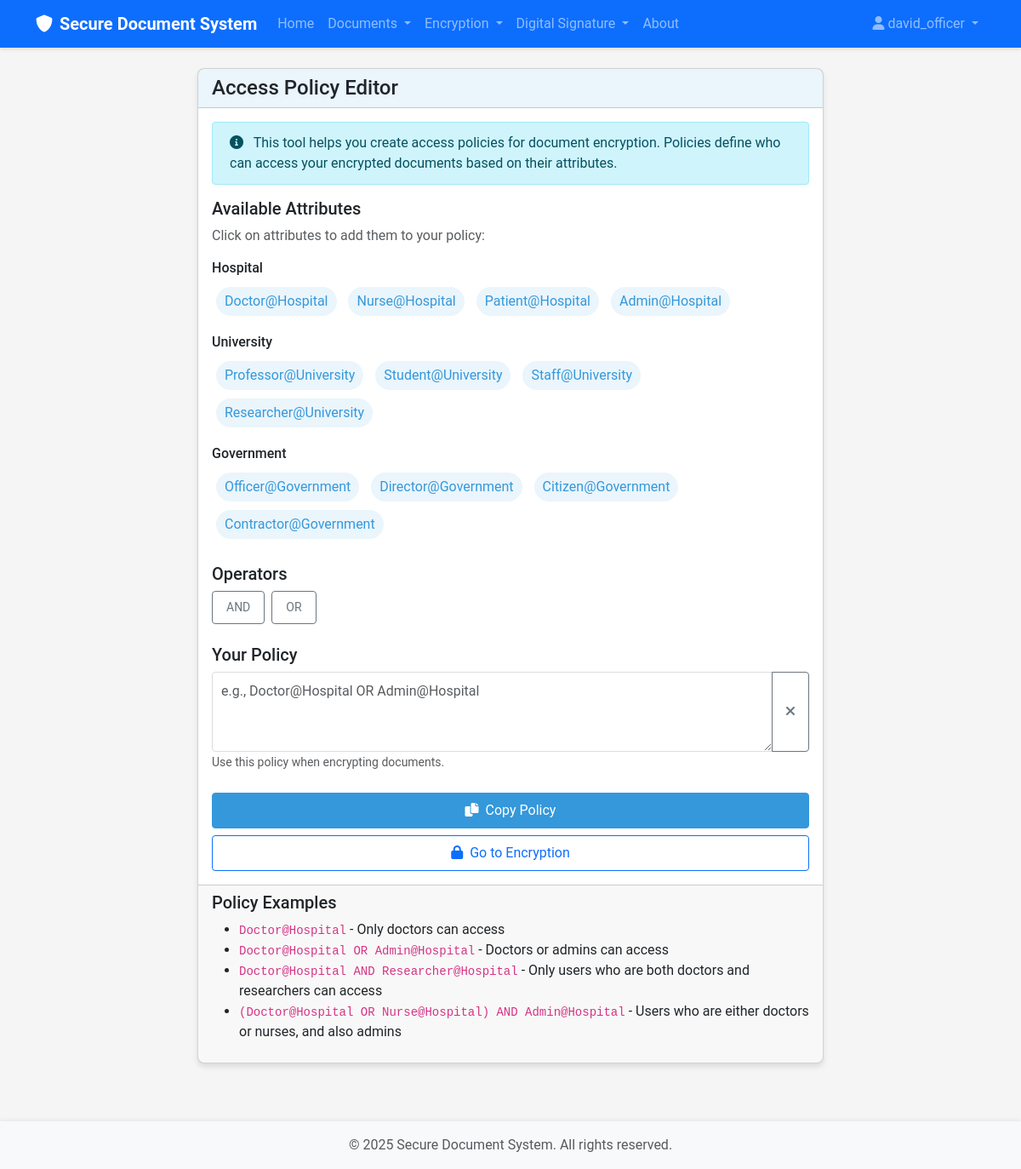
Screenshot of /encryption/policy-editor (signed in) with the database file from the repository.
### src/models/user.py (models this page shows, shortened)
class User(UserMixin, db.Model):
    id = db.Column(db.Integer, primary_key=True)
    username = db.Column(db.String(64), index=True, unique=True)
    email = db.Column(db.String(120), index=True, unique=True)
    password = db.Column(db.String(128))
    role = db.Column(db.String(20), default='reader')  # 'data_owner', 'reader', 'authority'
    created_at = db.Column(db.DateTime, default=datetime.utcnow)
    public_key = db.Column(db.Text)
    private_key_encrypted = db.Column(db.Text)
    documents = db.relationship('Document', foreign_keys='Document.user_id', backref='owner', lazy='dynamic')
    attributes = db.relationship('Attribute', secondary=user_attributes,
                                backref=db.backref('users', lazy='dynamic'))

class Attribute(db.Model):
    id = db.Column(db.Integer, primary_key=True)
    name = db.Column(db.String(64), index=True)
    authority_name = db.Column(db.String(64), index=True)
    description = db.Column(db.String(256))
    __table_args__ = (db.UniqueConstraint('name', 'authority_name', name='_name_authority_uc'),)

### src/routes/encryption.py (the view)
@encryption_bp.route('/policy-editor', methods=['GET'])
@login_required
def policy_editor():
    from src.models.user import Attribute
    attributes = Attribute.query.all()
    authorities = {}
    for attr in attributes:
        if attr.authority_name not in authorities:
            authorities[attr.authority_name] = []
        authorities[attr.authority_name].append(attr.name)
    return render_template('encryption/policy_editor.html', title='Policy Editor',
                          authorities=authorities)

### templates/encryption/policy_editor.html (shortened to what this page needs)
{% extends "base.html" %}
{% block content %}
<div class="row justify-content-center">
    <div class="col-md-8">
        <div class="card">
            <div class="card-header">
                <h4 class="mb-0">Access Policy Editor</h4>
            </div>
            <div class="card-body">
                <div class="alert alert-info">
                    <i class="fas fa-info-circle me-2"></i> This tool helps you create access policies for document encryption. Policies define who can access your encrypted documents based on their attributes.
                </div>
                <div class="mb-4">
                    <h5>Available Attributes</h5>
                    <p class="text-muted">Click on attributes to add them to your policy:</p>
                    {% for authority, attrs in authorities.items() %}
                        <div class="mb-3">
                            <h6>{{ authority }}</h6>
                            <div>
                                {% for attr in attrs %}
                                    <span class="attribute-tag" data-attribute="{{ attr }}@{{ authority }}">{{ attr }}@{{ authority }}</span>
                                {% endfor %}
                            </div>
                        </div>
                    {% endfor %}
                </div>
                <div class="mb-4">
                    <h5>Operators</h5>
                    <button type="button" class="btn btn-sm btn-outline-secondary operator-btn" data-operator="AND">AND</button>
                    <button type="button" class="btn btn-sm btn-outline-secondary operator-btn ms-1" data-operator="OR">OR</button>
                </div>
                <div class="mb-4">
                    <h5>Your Policy</h5>
                    <div class="input-group">
                        <textarea class="form-control" id="policy" rows="3" placeholder="e.g., Doctor@Hospital OR Admin@Hospital"></textarea>
                        <button class="btn btn-outline-secondary" type="button" onclick="document.getElementById('policy').value = ''">
                            <i class="fas fa-times"></i>
                        </button>
                    </div>
                    <small class="form-text text-muted">Use this policy when encrypting documents.</small>
                </div>
                <div class="d-grid gap-2">
                    <button type="button" class="btn btn-primary" onclick="copyToClipboard(document.getElementById('policy').value)">
                        <i class="fas fa-copy me-1"></i> Copy Policy
                    </button>
                    <a href="{{ url_for('encryption.encrypt') }}" class="btn btn-outline-primary">
                        <i class="fas fa-lock me-1"></i> Go to Encryption
                    </a>
                </div>
            </div>
            <div class="card-footer">
                <h5>Policy Examples</h5>
                <ul>
                    <li><code>Doctor@Hospital</code> - Only doctors can access</li>
                    <li><code>Doctor@Hospital OR Admin@Hospital</code> - Doctors or admins can access</li>
                    <li><code>Doctor@Hospital AND Researcher@Hospital</code> - Only users who are both doctors and researchers can access</li>
                    <li><code>(Doctor@Hospital OR Nurse@Hospital) AND Admin@Hospital</code> - Users who are either doctors or nurses, and also admins</li>
                </ul>
            </div>
        </div>
    </div>
</div>
{% endblock %}

### templates/base.html (shortened to what this page needs)
<!DOCTYPE html>
<html lang="en">
<head>
    <link href="https://cdn.jsdelivr.net/npm/bootstrap@5.3.0-alpha1/dist/css/bootstrap.min.css" rel="stylesheet">
    <link rel="stylesheet" href="https://cdnjs.cloudflare.com/ajax/libs/font-awesome/6.0.0/css/all.min.css">
    <link rel="stylesheet" href="{{ url_for('static', filename='css/style.css') }}">
</head>
<body>
    <nav class="navbar navbar-expand-lg navbar-dark bg-primary">
        <div class="container">
            <a class="navbar-brand" href="{{ url_for('index') }}">
                <i class="fas fa-shield-alt me-2"></i>Secure Document System
            </a>
            <div class="collapse navbar-collapse" id="navbarNav">
                <ul class="navbar-nav me-auto">
                    <li class="nav-item">
                        <a class="nav-link" href="{{ url_for('index') }}">Home</a>
                    </li>
                    {% if current_user.is_authenticated %}
                        <li class="nav-item dropdown">
                            <a class="nav-link dropdown-toggle" href="#" id="documentsDropdown" role="button" data-bs-toggle="dropdown">
                                Documents
                            </a>
                        </li>
                        <li class="nav-item dropdown">
                            <a class="nav-link dropdown-toggle" href="#" id="encryptionDropdown" role="button" data-bs-toggle="dropdown">
                                Encryption
                            </a>
                        </li>
                        <li class="nav-item dropdown">
                            <a class="nav-link dropdown-toggle" href="#" id="signatureDropdown" role="button" data-bs-toggle="dropdown">
                                Digital Signature
                            </a>
                        </li>
                    {% endif %}
                    <li class="nav-item">
                        <a class="nav-link" href="{{ url_for('about') }}">About</a>
                    </li>
                </ul>
                <ul class="navbar-nav">
                    {% if current_user.is_authenticated %}
                        <li class="nav-item dropdown">
                            <a class="nav-link dropdown-toggle" href="#" id="userDropdown" role="button" data-bs-toggle="dropdown">
                                <i class="fas fa-user me-1"></i>{{ current_user.username }}
                            </a>
                        </li>
                    {% endif %}
                </ul>
            </div>
        </div>
    </nav>
    <div class="container mt-4">
        {% block content %}{% endblock %}
    </div>
    <footer class="footer mt-5 py-3 bg-light">
        <div class="container text-center">
            <span class="text-muted">© 2025 Secure Document System. All rights reserved.</span>
        </div>
    </footer>
</body>
</html>

### static/css/style.css (style rules this page uses)
:root { --primary-color: #3498db; --secondary-color: #2ecc71; --background-color: #f5f5f5; --text-color: #333333; --danger-color: #e74c3c; --success-color: #27ae60; }
body { font-family: 'Roboto', 'Open Sans', sans-serif; background-color: var(--background-color); color: var(--text-color); min-height: 100vh; display: flex; flex-direction: column; }
.navbar { box-shadow: 0 2px 4px rgba(0, 0, 0, 0.1); }
.navbar-brand { font-weight: bold; }
.footer { margin-top: auto; box-shadow: 0 -2px 4px rgba(0, 0, 0, 0.05); }
.card { border-radius: 8px; box-shadow: 0 4px 6px rgba(0, 0, 0, 0.1); transition: transform 0.3s ease, box-shadow 0.3s ease; margin-bottom: 20px; }
.card-header { font-weight: bold; background-color: rgba(52, 152, 219, 0.1); }
.btn { border-radius: 4px; padding: 8px 16px; transition: all 0.3s ease; }
.btn-primary { background-color: var(--primary-color); border-color: var(--primary-color); }
.form-control { border-radius: 4px; padding: 10px; border: 1px solid #ddd; }
.alert { border-radius: 4px; padding: 12px 20px; }
.attribute-tag { display: inline-block; background-color: rgba(52, 152, 219, 0.1); color: var(--primary-color); padding: 5px 10px; border-radius: 20px; margin: 5px; cursor: pointer; }

### rows the page displays
User: username "david_officer"
Attribute: authority_name "Hospital", name "Doctor"
Attribute: name "Nurse"
Attribute: name "Patient"
Attribute: name "Admin"
Attribute: authority_name "University", name "Professor"
Attribute: name "Student"
Attribute: name "Staff"
Attribute: name "Researcher"
Attribute: authority_name "Government", name "Officer"
Attribute: name "Director"
Attribute: name "Citizen"
Attribute: name "Contractor"
